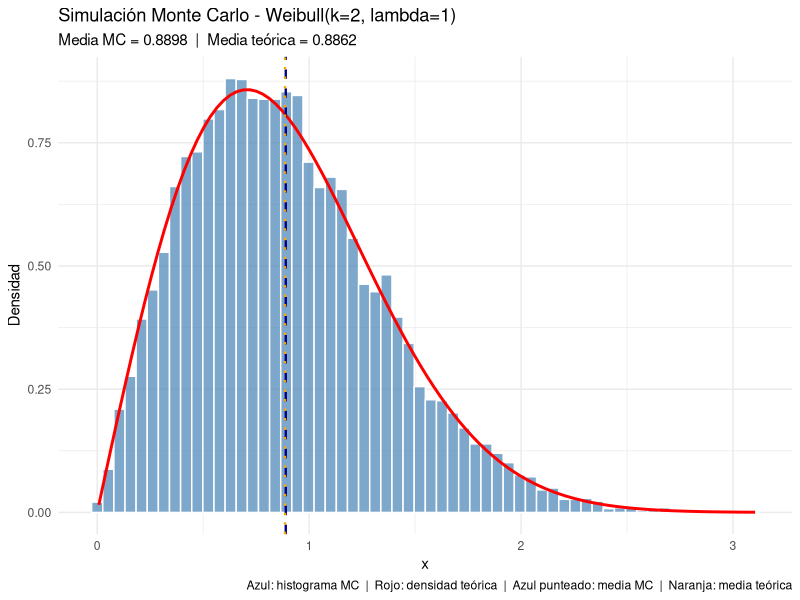
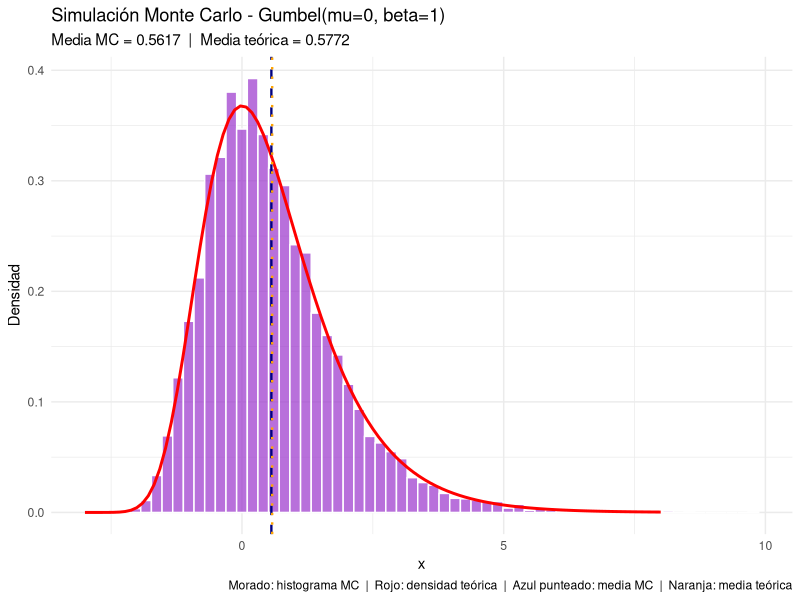

The R script that drew these images, in order:
library(ggplot2)
library(dplyr)


# ══════════════════════════════════════════════════════════════════════════════
# PUNTO 7: SIMULACIÓN MONTE CARLO
# ══════════════════════════════════════════════════════════════════════════════
#
# El método de Monte Carlo consiste en aproximar cantidades de interés
# (como esperanza y varianza) generando un número grande de valores
# aleatorios de una distribución y calculando los estadísticos sobre
# esas muestras. La idea es que, por la ley de los grandes números,
# los promedios muestrales convergen a los valores teóricos a medida
# que el número de simulaciones crece.
#
# Una cadena de Markov es una sucesión de variables aleatorias
# X_1, X_2, ..., X_n tal que el estado futuro X_{t+1} depende
# únicamente del estado actual X_t, y no de los estados anteriores.
# Esta propiedad se conoce como la propiedad de Markov o de "falta
# de memoria". En el contexto bayesiano, los métodos MCMC usan cadenas
# de Markov para explorar distribuciones posteriores complejas.
# ══════════════════════════════════════════════════════════════════════════════


# ══════════════════════════════════════════════════════════════════════════════
# SIMULACIÓN 1: DISTRIBUCIÓN WEIBULL
# ══════════════════════════════════════════════════════════════════════════════
#
# Sea X una variable aleatoria con distribución Weibull de parámetros
# shape = k y scale = lambda. Su función de densidad es:
#
#   f(x) = (k/lambda) * (x/lambda)^(k-1) * exp(-(x/lambda)^k),   x > 0
#
# Los valores teóricos de esperanza y varianza son:
#
#   E[X]   = lambda * Gamma(1 + 1/k)
#   Var[X] = lambda^2 * [ Gamma(1 + 2/k) - (Gamma(1 + 1/k))^2 ]
#
# Usamos k = 2 y lambda = 1, por lo tanto:
#   E[X]   = Gamma(1.5) = sqrt(pi)/2  ≈ 0.8862
#   Var[X] = Gamma(2) - Gamma(1.5)^2 = 1 - pi/4  ≈ 0.2146
#
# Se generan N = 10000 muestras para aproximar estos valores via MC.
# ══════════════════════════════════════════════════════════════════════════════

set.seed(123)
N       = 10000
k       = 2
lambda  = 1

# Simulación Monte Carlo
x_weibull = rweibull(N, shape = k, scale = lambda)

# Estimaciones MC
media_mc_w  = mean(x_weibull)
var_mc_w    = var(x_weibull)

# Valores teóricos
media_teo_w = lambda * gamma(1 + 1/k)
var_teo_w   = lambda^2 * (gamma(1 + 2/k) - gamma(1 + 1/k)^2)

# Gráfico
df_w = data.frame(x = x_weibull)

ggplot(df_w, aes(x = x)) +
  geom_histogram(aes(y = after_stat(density)), bins = 60,
                 fill = "steelblue", color = "white", alpha = 0.7) +
  stat_function(fun = dweibull, args = list(shape = k, scale = lambda),
                color = "red", linewidth = 1) +
  geom_vline(xintercept = media_mc_w,  linetype = "dashed", color = "navy",   linewidth = 0.8) +
  geom_vline(xintercept = media_teo_w, linetype = "dotted", color = "orange", linewidth = 0.8) +
  labs(
    title    = "Simulación Monte Carlo - Weibull(k=2, lambda=1)",
    subtitle = paste0("Media MC = ", round(media_mc_w, 4),
                      "  |  Media teórica = ", round(media_teo_w, 4)),
    x = "x", y = "Densidad",
    caption = "Azul: histograma MC  |  Rojo: densidad teórica  |  Azul punteado: media MC  |  Naranja: media teórica"
  ) +
  theme_minimal()

# Resultados e interpretación
cat("════════════════════════════════════\n")
cat("SIMULACIÓN 1: WEIBULL(k=2, lambda=1)\n")
cat("────────────────────────────────────\n")
cat("              MC         Teórico\n")
cat("Esperanza :  ", round(media_mc_w,  4), "     ", round(media_teo_w, 4), "\n")
cat("Varianza  :  ", round(var_mc_w,    4), "     ", round(var_teo_w,   4), "\n")
cat("────────────────────────────────────\n")
cat(
  "Las estimaciones Monte Carlo de la esperanza y la varianza se acercan
bastante a los valores teóricos con N = 10000 muestras. La pequeña
diferencia que queda se debe al error de simulación, que disminuye
a medida que N aumenta. Esto muestra que el método MC funciona bien
para aproximar estas cantidades cuando la distribución es conocida.\n\n"
)


# ══════════════════════════════════════════════════════════════════════════════
# SIMULACIÓN 2: DISTRIBUCIÓN GUMBEL
# ══════════════════════════════════════════════════════════════════════════════
#
# Sea U ~ Uniforme(0,1). Aplicando la función cuantil de la distribución
# Gumbel estándar (mu = 0, beta = 1) obtenemos:
#
#   G = -log(-log(U))  ~  Gumbel(mu = 0, beta = 1)
#
# Los valores teóricos de esperanza y varianza para Gumbel(0, 1) son:
#
#   E[G]   = mu + beta * gamma_EM  =  gamma_EM  ≈  0.5772
#            donde gamma_EM es la constante de Euler-Mascheroni
#
#   Var[G] = (pi^2 / 6) * beta^2  =  pi^2 / 6  ≈  1.6449
#
# Se generan N = 10000 muestras para aproximar estos valores via MC.
# ══════════════════════════════════════════════════════════════════════════════

set.seed(123)
u         = runif(N)
g_gumbel  = -log(-log(u))

# Estimaciones MC
media_mc_g  = mean(g_gumbel)
var_mc_g    = var(g_gumbel)

# Valores teóricos
gamma_EM    = 0.5772156649   # constante de Euler-Mascheroni
media_teo_g = gamma_EM
var_teo_g   = pi^2 / 6

# Gráfico
df_g = data.frame(x = g_gumbel)

# Densidad teórica de Gumbel(0,1): f(x) = exp(-(x + exp(-x)))
dgumbel = function(x) exp(-(x + exp(-x)))

ggplot(df_g, aes(x = x)) +
  geom_histogram(aes(y = after_stat(density)), bins = 60,
                 fill = "darkorchid", color = "white", alpha = 0.7) +
  stat_function(fun = dgumbel, color = "red", linewidth = 1, xlim = c(-3, 8)) +
  geom_vline(xintercept = media_mc_g,  linetype = "dashed", color = "navy",   linewidth = 0.8) +
  geom_vline(xintercept = media_teo_g, linetype = "dotted", color = "orange", linewidth = 0.8) +
  labs(
    title    = "Simulación Monte Carlo - Gumbel(mu=0, beta=1)",
    subtitle = paste0("Media MC = ", round(media_mc_g, 4),
                      "  |  Media teórica = ", round(media_teo_g, 4)),
    x = "x", y = "Densidad",
    caption = "Morado: histograma MC  |  Rojo: densidad teórica  |  Azul punteado: media MC  |  Naranja: media teórica"
  ) +
  theme_minimal()

# Resultados e interpretación
cat("════════════════════════════════════\n")
cat("SIMULACIÓN 2: GUMBEL(mu=0, beta=1)\n")
cat("────────────────────────────────────\n")
cat("              MC         Teórico\n")
cat("Esperanza :  ", round(media_mc_g,  4), "     ", round(media_teo_g, 4), "\n")
cat("Varianza  :  ", round(var_mc_g,    4), "     ", round(var_teo_g,   4), "\n")
cat("────────────────────────────────────\n")
cat(
  "De nuevo, las estimaciones MC se acercan bien a los valores teóricos.
La Gumbel tiene asimetría positiva (cola hacia la derecha), lo que hace
que su media teórica sea la constante de Euler-Mascheroni (~0.5772) y
su varianza teórica sea pi^2/6 (~1.6449). El histograma refleja bien
esa forma asimétrica, y los valores MC confirman que la simulación
está capturando correctamente el comportamiento de la distribución.\n\n"
)


# ══════════════════════════════════════════════════════════════════════════════
# RESUMEN COMPARATIVO
# ══════════════════════════════════════════════════════════════════════════════

cat("════════════════════════════════════════════════════════════\n")
cat("RESUMEN: Monte Carlo vs Valores Teóricos\n")
cat("────────────────────────────────────────────────────────────\n")
cat(sprintf("%-20s %-12s %-12s %-12s\n", "Distribución", "Estadístico", "MC", "Teórico"))
cat("────────────────────────────────────────────────────────────\n")
cat(sprintf("%-20s %-12s %-12s %-12s\n", "Weibull(2,1)", "Esperanza",
            round(media_mc_w, 4), round(media_teo_w, 4)))
cat(sprintf("%-20s %-12s %-12s %-12s\n", "",             "Varianza",
            round(var_mc_w,   4), round(var_teo_w,   4)))
cat(sprintf("%-20s %-12s %-12s %-12s\n", "Gumbel(0,1)",  "Esperanza",
            round(media_mc_g, 4), round(media_teo_g, 4)))
cat(sprintf("%-20s %-12s %-12s %-12s\n", "",             "Varianza",
            round(var_mc_g,   4), round(var_teo_g,   4)))
cat("════════════════════════════════════════════════════════════\n")
